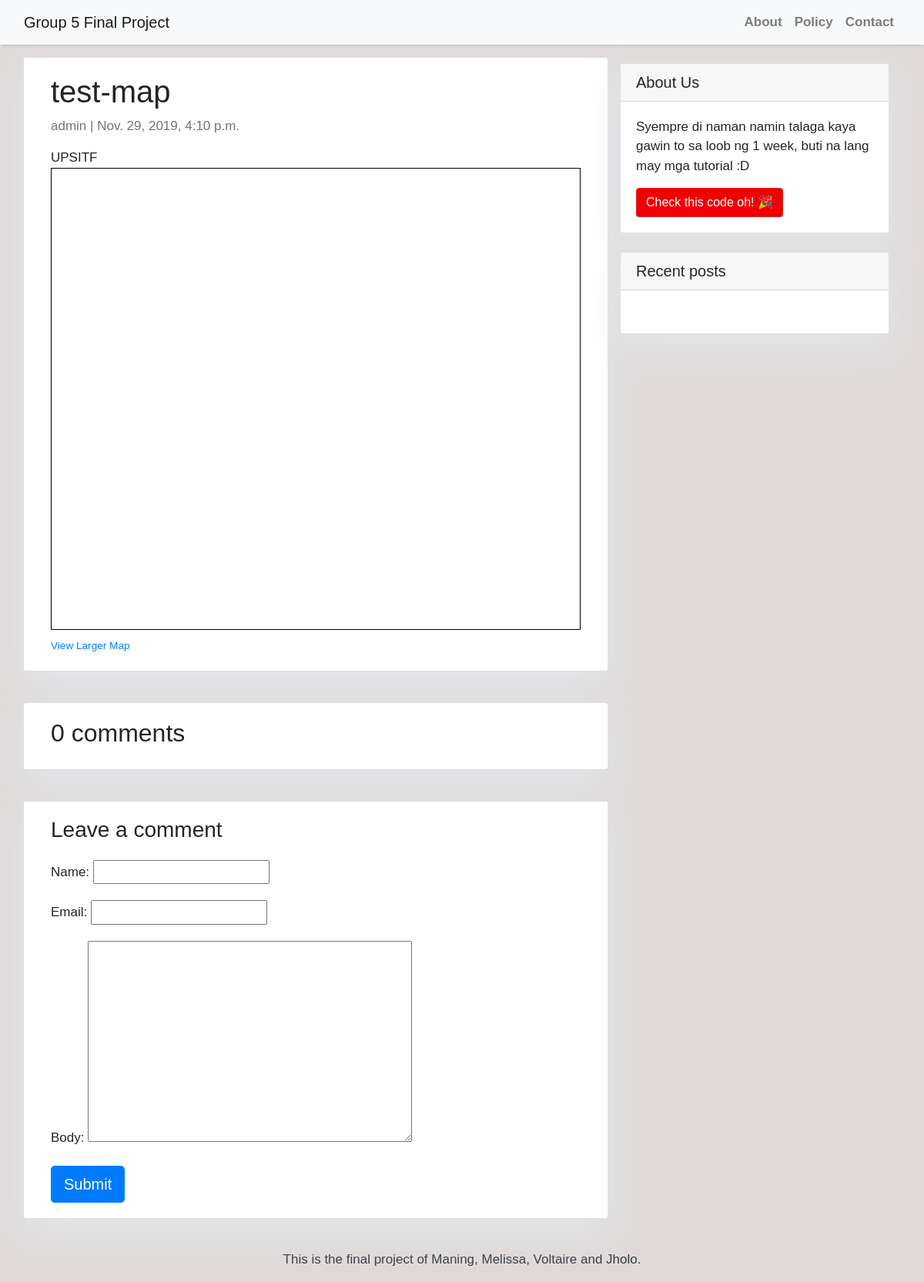
Before: /test-map/ with the older database file.
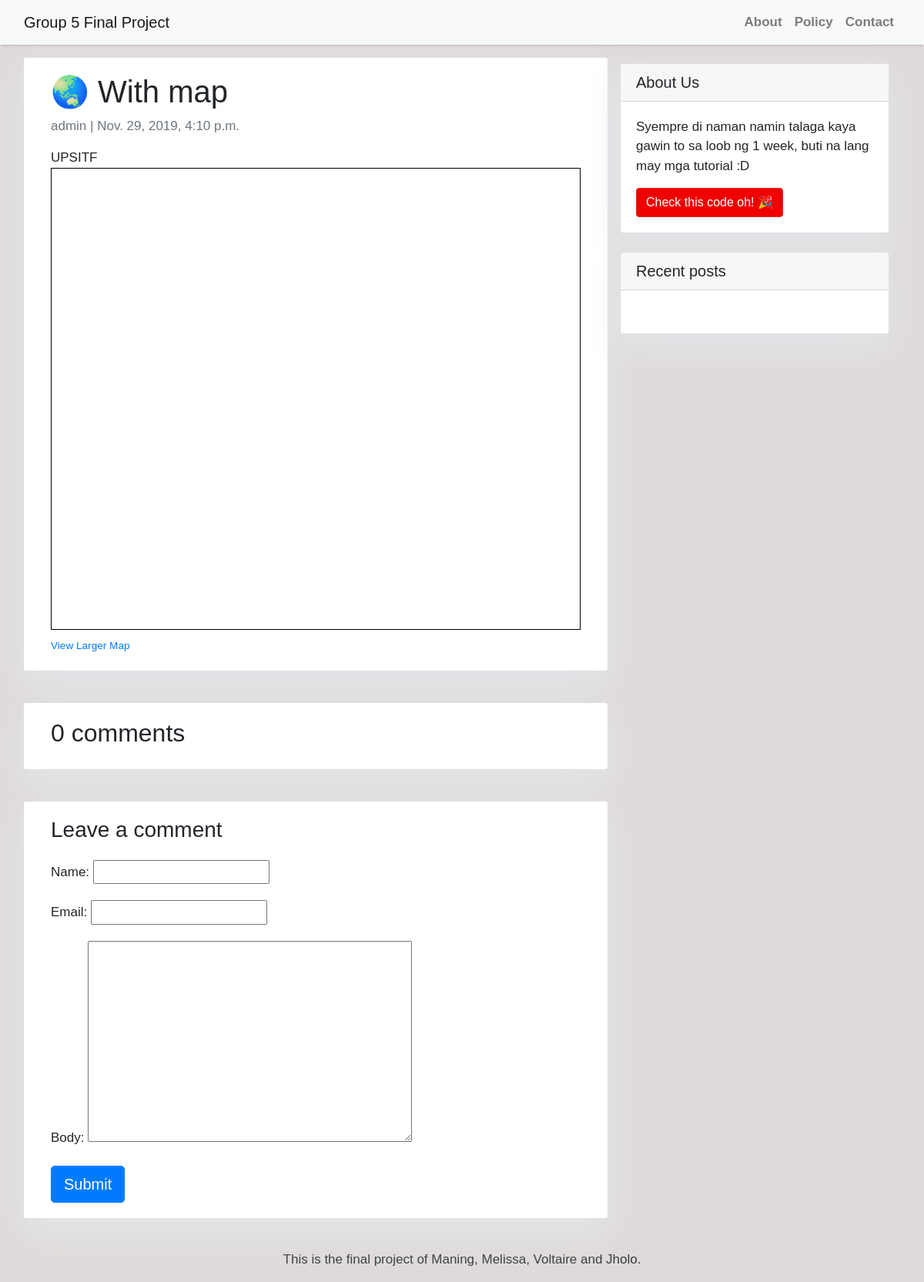
After: the same page with the newer database file.
### blog/models.py (models this page shows, shortened)
class Post(models.Model):
    title = models.CharField(max_length=200, unique=True)
    slug = models.SlugField(max_length=200, unique=True)
    author = models.ForeignKey(User, on_delete=models.CASCADE, related_name='blog_posts')
    updated_on = models.DateTimeField(auto_now=True)
    content = models.TextField()
    created_on = models.DateTimeField(auto_now_add=True)
    status = models.IntegerField(choices=STATUS, default=0)
    class Meta:
        ordering = ['-created_on']

### blog/views.py (the view)
# urls.py: path('<slug:slug>/', views.post_detail, name='post_detail'),
def post_detail(request, slug):
    template_name = 'post_detail.html'
    post = get_object_or_404(Post, slug=slug)
    comments = post.comments.filter(active=True)
    new_comment = None
    if request.method == 'POST':
        comment_form = CommentForm(data=request.POST)
        if comment_form.is_valid():
            new_comment = comment_form.save(commit=False)
            new_comment.post = post
            new_comment.save()
    else:
        comment_form = CommentForm()
    return render(request, template_name, {'post': post,
                                            'comments': comments,
                                            'new_comment': new_comment,
                                            'comment_form': comment_form})

### blog/forms.py
class CommentForm(forms.ModelForm):
    class Meta:
        model = Comment
        fields = ('name', 'email', 'body')

### templates/post_detail.html (shortened to what this page needs)
{% extends 'base.html' %} {% block content %}
<div class="container">
  <div class="row">
    <div class="col-md-8 card mb-4  mt-3 left  top">
      <div class="card-body">
        <h1>{% block title %} {{ post.title }} {% endblock title %}</h1>
        <p class=" text-muted">{{ post.author }} | {{ post.created_on }}</p>
        <p class="card-text ">{{ post.content | safe }}</p>
      </div>
    </div>
    {% block sidebar %} {% include 'sidebar.html' %} {% endblock sidebar %}
    <div class="col-md-8 card mb-4  mt-3 ">
      <div class="card-body">
        <h2>{{ comments.count }} comments</h2>
      </div>
    </div>
    <div class="col-md-8 card mb-4  mt-3 ">
      <div class="card-body">
        {% if new_comment %}
        <div class="alert alert-success" role="alert">
          Your comment is awaiting moderation
        </div>
        {% else %}
        <h3>Leave a comment</h3>
        <form method="post" style="margin-top: 1.3em;">
          {{ comment_form.as_p }}
          <button type="submit" class="btn btn-primary  btn-lg">Submit</button>
        </form>
        {% endif %}
      </div>
    </div>
  </div>
</div>
{% endblock content %}

Changed rows visible on the page:
changed Post "UPSITF View Larger Map": title "test-map" → "🌏 With map"
